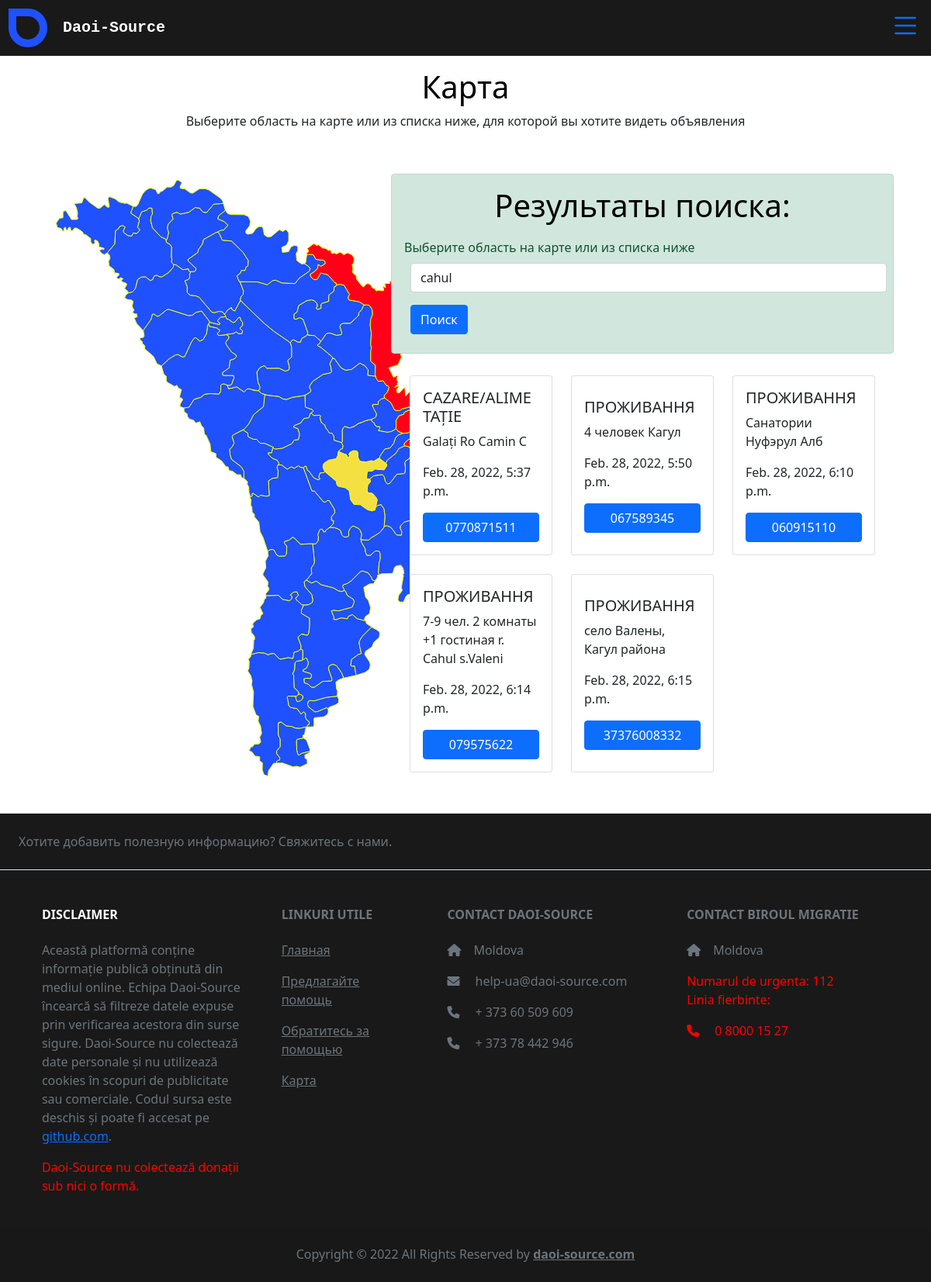
Page /map/?address=cahul on the committed database.
### main/models.py (models this page shows)
class Help(models.Model):
    title = models.CharField(max_length=20, db_column="title")
    name = models.CharField(max_length=255)
    tel = models.CharField(max_length=15)
    details = models.TextField(max_length=1000)
    mod_date = models.DateTimeField(auto_now=True)
    link = models.URLField(max_length=1000, blank=True)
    class Adress(models.TextChoices):
        chisinau = "chisinau", "chisinau"
        balti = "balti", "balti"
        comrat = "comrat", "comrat"
        anenii_noi = "anenii_noi", "anenii_noi"
        basarabeasca = "basarabeasca", "basarabeasca"
        briceni = "briceni", "briceni"
        cahul = "cahul", "cahul"
        cantemir = "cantemir", "cantemir"
        calarasi = "calarasi", "calarasi"
        causeni = "causeni", "causeni"
        cimislia = "cimislia", "cimislia"
        criuleni = "criuleni", "criuleni"
        donduseni = "donduseni", "donduseni"
        drochia = "drochia", "drochia"
        dubasari = "dubasari", "dubasari"
        edinet = "edinet", "edinet"
        falesti = "falesti", "falesti"
        floresti = "floresti", "floresti"
        glodeni = "glodeni", "glodeni"
        hincesti = "hincesti", "hincesti"
        ialoveni = "ialoveni", "ialoveni"
        leova = "leova", "leova"
        nisporeni = "nisporeni", "nisporeni"
        ocnita = "ocnita", "ocnita"
        orhei = "orhei", "orhei"
        rezina = "rezina", "rezina"
        riscani = "riscani", "riscani"
        singerei = "singerei", "singerei"
        soroca = "soroca", "soroca"
        straseni = "straseni", "straseni"
        soldanesti = "soldanesti", "soldanesti"
        stefan_voda = "stefan_voda", "stefan_voda"
        taraclia = "taraclia", "taraclia"
        telenesti = "telenesti", "telenesti"
        ungheni = "ungheni", "ungheni"
    address = models.CharField(max_length=1000, choices=Adress.choices, default="chisinau")
    valabil = models.BooleanField(default=True)
    class Category(models.TextChoices):
        cazare = "cazare", 'Cazare | Проживання'
        transport = "transport", 'Transport | Транспорт'
        consiliere = "consiliere", 'Consiliere | Консультування'
        voluntariat = 'voluntariat', 'Волонтерство, переклад'
        donatii = 'donatii', 'Haine, alimente | Одяг, їжа'
        lucru = 'lucru', 'Lucru | Работа '
        medical = 'medical', 'Servicii medicale | Медицинские услуги'
    category = models.CharField(max_length=20, choices=Category.choices, null=True, default="None")
    def __str__(self):
        return f"{self.title}"

### main/views.py (the view)
# urls.py: path("map/", mapview, name="map"),
def mapview(request):
    help = Help.objects.order_by("mod_date")
    address = request.GET.get("address")
    if address:
        help = help.filter(address=address)
    paginator = Paginator(help, 6)
    page_number = request.GET.get('page', 1)
    try:
        help = paginator.page(page_number)
    except PageNotAnInteger:
        help = paginator.page(1)
    except EmptyPage:
        page_number = paginator.page(paginator.num_pages)
    page_obj = paginator.get_page(page_number)
    context = {
        "help": help,
        "page_obj": page_obj,
        "page_number": page_number,
        "address": address,
    }
    return render(request, "working.html", context=context)

### templates/working.html (shortened to what this page needs)
{% extends 'base.html' %}
{% load static%}
{% block head %}
<link rel="stylesheet" href="{% static 'style_map.css' %}">
{% endblock %}
{% block main %}
<div class="conainer">
          <h1 style="color: black; margin-top: 1rem; text-align: center;"> Карта</h1>
          <p style="text-align: center;">Выберите область на карте или из списка ниже, для которой вы хотите видеть объявления</p>
</div>
<div class="container-fluid row align-items-center">
   <div class="col-xl-5 col-lg-12">
<div class="svg-container" style="margin:3rem;">
</div>
<!DOCTYPE svg PUBLIC "-//W3C//DTD SVG 1.0//EN" "http://www.w3.org/TR/2001/REC-SVG-20010904/DTD/svg10.dtd">
</div>
<div class="col-xl-7 col-lg-12">
{% if address %}
{% if help %}
<div class="alert alert-success">
   <h1 class="text-center">Результаты поиска: </h1>
   <form method="get">
      <label for="address">Выберите область на карте или из списка ниже</label>
            <select style="margin: .5rem;" class="form-control" id="address" name="address">
              {% if address %}
              <option disabled selected  value="">{{ address }}</option>
              {% endif %}
            </select>
            <input style="margin: .5rem;" type="submit" class="btn btn-primary" value="Поиск">
   </form>
</div>
{% endif %}
<div class="container-fluid">
   <div class="row">
{% for item in help %}
<div class="col-md-4 col-sm-12 d-flex justify-content-center">
    <div class="card d-flex justify-content-center" style="width: 18rem; margin:.75rem 0rem;min-height:200px ;">
        <div class="card-body d-flex justify-content-center flex-column">
          <h5 class="card-title">{{ item|upper }}</h5>
          <p class="card-text">{{ item.details }}</p>
          {% if item.mod_date%}
          <p class="card-text">{{ item.mod_date }}</p>
          {% elif item.pub_date %}
          <p class="card-text">{{ item.pub_date }}</p>
          {% else %}
          <p class="card-text">Feb. 25, 2022</p>
          {% endif %}
          <a href="tel:{{ item.tel }}" class="btn btn-primary">{{ item.tel }}</a>
        </div>
      </div>
</div>
{% endfor %}
</div>
</div>
{% endif %}
</div>
</div>
{% endblock%}

### static/style.css (style rules this page uses)
body { background-repeat: no-repeat; background-position: center; }
h1 { color:rgb(0, 0, 0); margin:10px; }

### static/style_map.css (style rules this page uses)
label { margin-right:2em;margin-top:10px; }
.svg-container { display: inline-block; position: relative; width: 100%; vertical-align: middle; overflow: hidden; }
@media (min-width:800px) { .svg-container { display:flex; margin-bottom: 1rem; } }

### rows in the picture
Help: title "CAZARE/ALIMETAȚIE", details "Galați Ro Camin C", mod_date "Feb. 28, 2022, 5:37 p.m.", tel "0770871511"
Help: title "ПРОЖИВАННЯ", details "4 человек Кагул", mod_date "Feb. 28, 2022, 5:50 p.m.", tel "067589345"
Help: title "ПРОЖИВАННЯ", details "Санатории Нуфэрул Алб", mod_date "Feb. 28, 2022, 6:10 p.m.", tel "060915110"
Help: title "ПРОЖИВАННЯ", details "7-9 чел. 2 комнаты +1 гостиная r. Cahul s.Valeni", mod_date "Feb. 28, 2022, 6:14 p.m.", tel "079575622"
Help: title "ПРОЖИВАННЯ", details "село Валены, Кагул района", mod_date "Feb. 28, 2022, 6:15 p.m.", tel "37376008332"

### other values in the picture
form field address "cahul"
